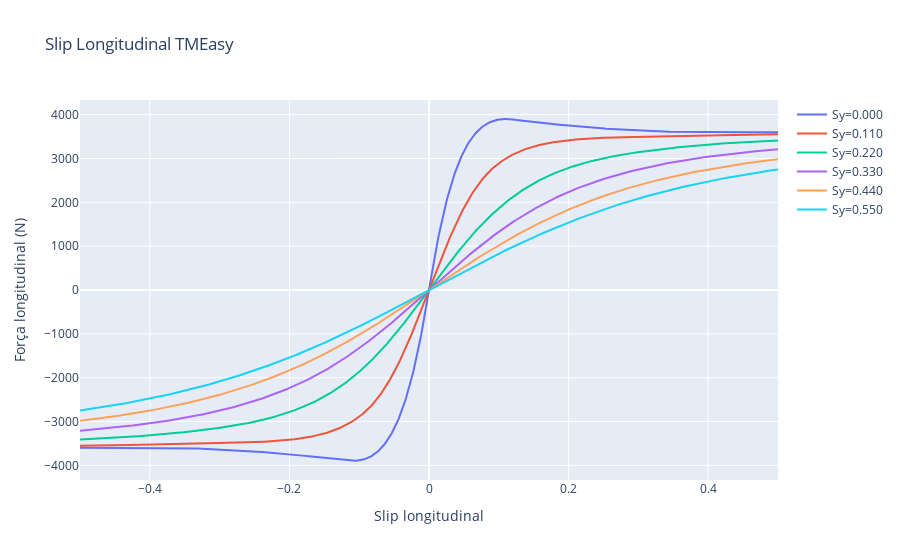

Notebook source saved alongside this figure:
### Code cell
Sx = np.linspace(-0.5, 0.5, 1001)
Fz = 3500
sy = [0, 0.11, 0.22, 0.33, 0.44, 0.55]
forces = []
for slipy in sy:
    Fx = [TMEasy.get_tire_forces(Sx[i], slipy, Fz)[0] for i in range(len(Sx))]
    forces.append(Function(Sx, Fx, 'Slip longitudinal', 'Força longitudinal (N)', name='Sy={:.3F}'.format(slipy)))
forces[0].comparaNPlots2(forces[1:], title='Slip Longitudinal TMEasy')

### Figure 1 — Plotly figure (JSON) as saved in the notebook; plotly's stock layout.template omitted (floating-point values rounded to 4 significant figures; data arrays with more than 128 entries replaced by an {"elided": "..."} marker saying what was removed)
{"data": [{"name": "Sy=0.000", "type": "scatter", "x": {"elided": "1001 float values"}, "y": {"elided": "1001 float values"}}, {"name": "Sy=0.110", "type": "scatter", "x": {"elided": "1001 float values"}, "y": {"elided": "1001 float values"}}, {"name": "Sy=0.220", "type": "scatter", "x": {"elided": "1001 float values"}, "y": {"elided": "1001 float values"}}, {"name": "Sy=0.330", "type": "scatter", "x": {"elided": "1001 float values"}, "y": {"elided": "1001 float values"}}, {"name": "Sy=0.440", "type": "scatter", "x": {"elided": "1001 float values"}, "y": {"elided": "1001 float values"}}, {"name": "Sy=0.550", "type": "scatter", "x": {"elided": "1001 float values"}, "y": {"elided": "1001 float values"}}], "layout": {"title": {"text": "Slip Longitudinal TMEasy"}, "xaxis": {"title": {"text": "Slip longitudinal"}}, "yaxis": {"title": {"text": "Força longitudinal (N)"}}}}
